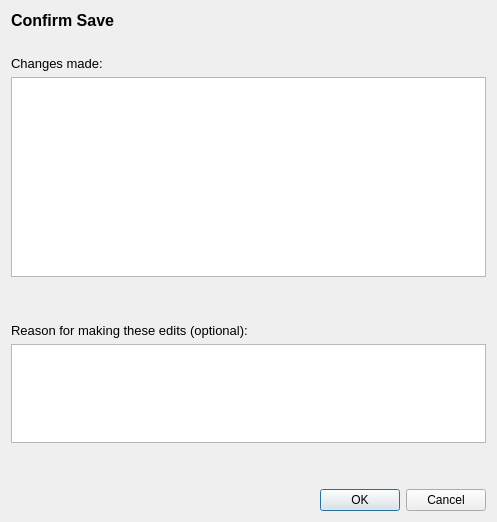
<?xml version="1.0" encoding="UTF-8"?>
<ui version="4.0">
 <class>save_edits</class>
 <widget class="QDialog" name="save_edits">
  <property name="geometry">
   <rect>
    <x>0</x>
    <y>0</y>
    <width>497</width>
    <height>522</height>
   </rect>
  </property>
  <property name="windowTitle">
   <string>Dialog</string>
  </property>
  <layout class="QVBoxLayout" name="verticalLayout">
   <item>
    <widget class="QLabel" name="label_3">
     <property name="font">
      <font>
       <pointsize>12</pointsize>
       <weight>75</weight>
       <bold>true</bold>
      </font>
     </property>
     <property name="text">
      <string>Confirm Save</string>
     </property>
    </widget>
   </item>
   <item>
    <spacer name="verticalSpacer">
     <property name="orientation">
      <enum>Qt::Vertical</enum>
     </property>
     <property name="sizeHint" stdset="0">
      <size>
       <width>20</width>
       <height>40</height>
      </size>
     </property>
    </spacer>
   </item>
   <item>
    <spacer name="verticalSpacer_5">
     <property name="orientation">
      <enum>Qt::Vertical</enum>
     </property>
     <property name="sizeType">
      <enum>QSizePolicy::Fixed</enum>
     </property>
     <property name="sizeHint" stdset="0">
      <size>
       <width>20</width>
       <height>20</height>
      </size>
     </property>
    </spacer>
   </item>
   <item>
    <widget class="QLabel" name="label">
     <property name="font">
      <font>
       <pointsize>10</pointsize>
      </font>
     </property>
     <property name="text">
      <string>Changes made:</string>
     </property>
    </widget>
   </item>
   <item>
    <widget class="QTextBrowser" name="changesBrowser">
     <property name="minimumSize">
      <size>
       <width>0</width>
       <height>200</height>
      </size>
     </property>
     <property name="font">
      <font>
       <pointsize>10</pointsize>
      </font>
     </property>
    </widget>
   </item>
   <item>
    <spacer name="verticalSpacer_2">
     <property name="orientation">
      <enum>Qt::Vertical</enum>
     </property>
     <property name="sizeType">
      <enum>QSizePolicy::Fixed</enum>
     </property>
     <property name="sizeHint" stdset="0">
      <size>
       <width>20</width>
       <height>40</height>
      </size>
     </property>
    </spacer>
   </item>
   <item>
    <widget class="QLabel" name="label_2">
     <property name="font">
      <font>
       <pointsize>10</pointsize>
      </font>
     </property>
     <property name="text">
      <string>Reason for making these edits (optional):</string>
     </property>
    </widget>
   </item>
   <item>
    <widget class="QPlainTextEdit" name="reasonPT">
     <property name="font">
      <font>
       <pointsize>10</pointsize>
      </font>
     </property>
    </widget>
   </item>
   <item>
    <spacer name="verticalSpacer_4">
     <property name="orientation">
      <enum>Qt::Vertical</enum>
     </property>
     <property name="sizeType">
      <enum>QSizePolicy::Fixed</enum>
     </property>
     <property name="sizeHint" stdset="0">
      <size>
       <width>20</width>
       <height>40</height>
      </size>
     </property>
    </spacer>
   </item>
   <item>
    <spacer name="verticalSpacer_3">
     <property name="orientation">
      <enum>Qt::Vertical</enum>
     </property>
     <property name="sizeHint" stdset="0">
      <size>
       <width>20</width>
       <height>40</height>
      </size>
     </property>
    </spacer>
   </item>
   <item>
    <widget class="QDialogButtonBox" name="buttonBox">
     <property name="orientation">
      <enum>Qt::Horizontal</enum>
     </property>
     <property name="standardButtons">
      <set>QDialogButtonBox::Cancel|QDialogButtonBox::Ok</set>
     </property>
    </widget>
   </item>
  </layout>
 </widget>
 <resources/>
 <connections>
  <connection>
   <sender>buttonBox</sender>
   <signal>accepted()</signal>
   <receiver>save_edits</receiver>
   <slot>accept()</slot>
   <hints>
    <hint type="sourcelabel">
     <x>248</x>
     <y>254</y>
    </hint>
    <hint type="destinationlabel">
     <x>157</x>
     <y>274</y>
    </hint>
   </hints>
  </connection>
  <connection>
   <sender>buttonBox</sender>
   <signal>rejected()</signal>
   <receiver>save_edits</receiver>
   <slot>reject()</slot>
   <hints>
    <hint type="sourcelabel">
     <x>316</x>
     <y>260</y>
    </hint>
    <hint type="destinationlabel">
     <x>286</x>
     <y>274</y>
    </hint>
   </hints>
  </connection>
 </connections>
</ui>
